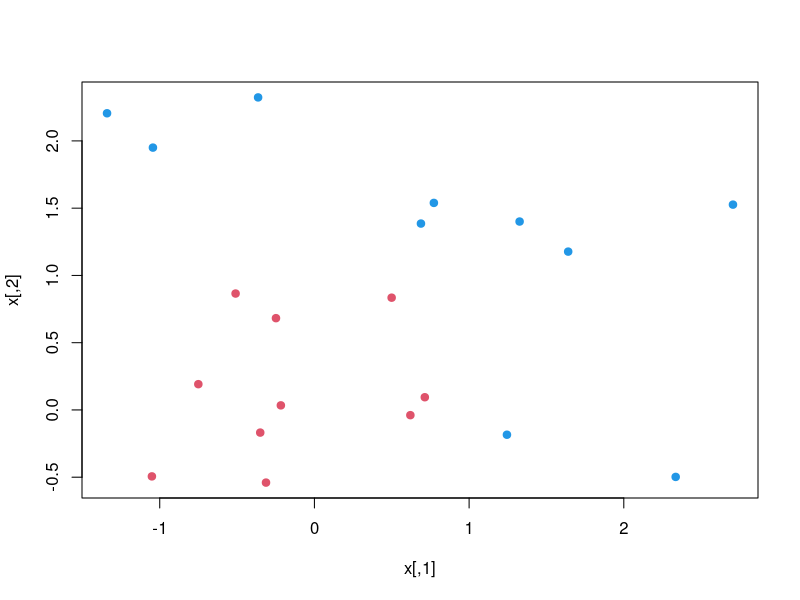
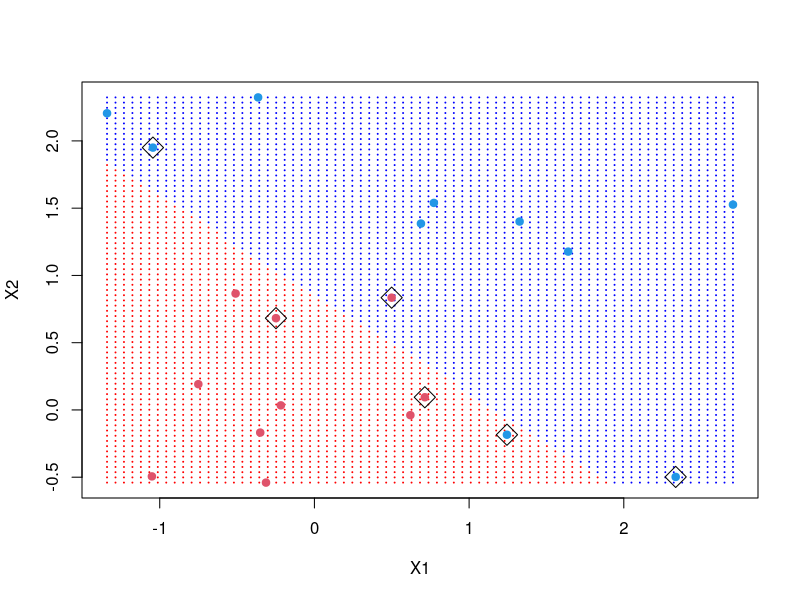
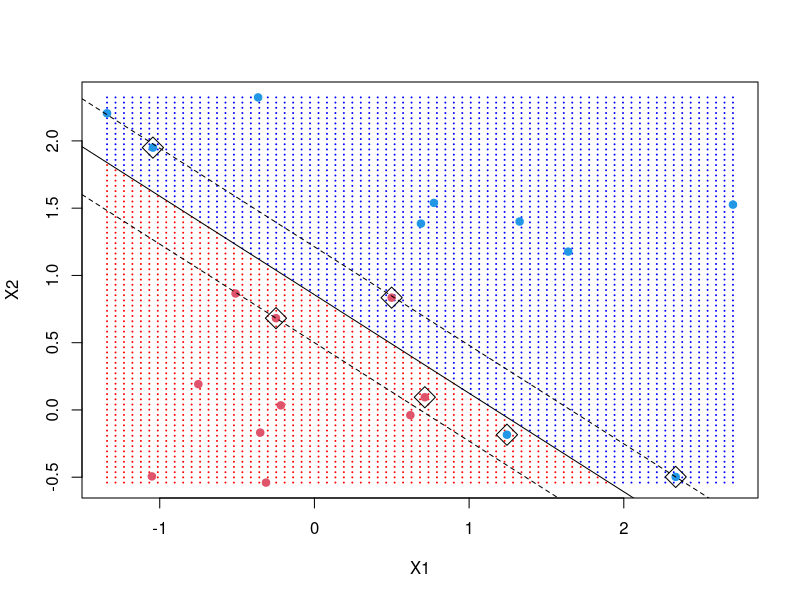

Generate these figures, in order, with R:
set.seed(10111)
x = matrix(rnorm(40), 20,2)
y = rep(c(-1,1), c(10,10))
x[y == 1,] = x[y == 1,] + 1
plot(x, col = y + 3, pch = 19)
install.packages("e1071")
library(e1071)
dat = data.frame(x, y = as.factor(y))
svmfit = svm(y ~ ., data = dat, kernel = "linear" , cost = 10, scale = FALSE)
print(svmfit)
print(svmfit, dat)
make.grid = function(x, n=75) {
  grange = apply(x , 2, range)
  x1 = seq(from = grange[1,1], to = grange[2,1], length = n)
  x2 = seq(from = grange[1,2], to = grange[2,2], length = n)
  expand.grid(X1 = x1, X2 = x2)
}

xgrid = make.grid(x)
xgrid[1:10,]

ygrid = predict(svmfit, xgrid)
plot(xgrid, col = c("red","blue")[as.numeric(ygrid)], pch = 20, cex = .2)
points(x, col = y + 3, pch = 19)
points(x[svmfit$index,], pch = 5, cex = 2)
beta = drop(t(svmfit$coefs)%*%x[svmfit$index,])
beta0 = svmfit$rho

plot(xgrid, col = c("red","blue")[as.numeric(ygrid)], pch = 20, cex = .2)
points(x, col = y + 3, pch = 19)
points(x[svmfit$index,], pch = 5, cex = 2)
abline(beta0 / beta[2], -beta[1] / beta[2])
abline((beta0 - 1) / beta[2], -beta[1] / beta[2], lty = 2)
abline((beta0 + 1) / beta[2], -beta[1] / beta[2], lty = 2)
